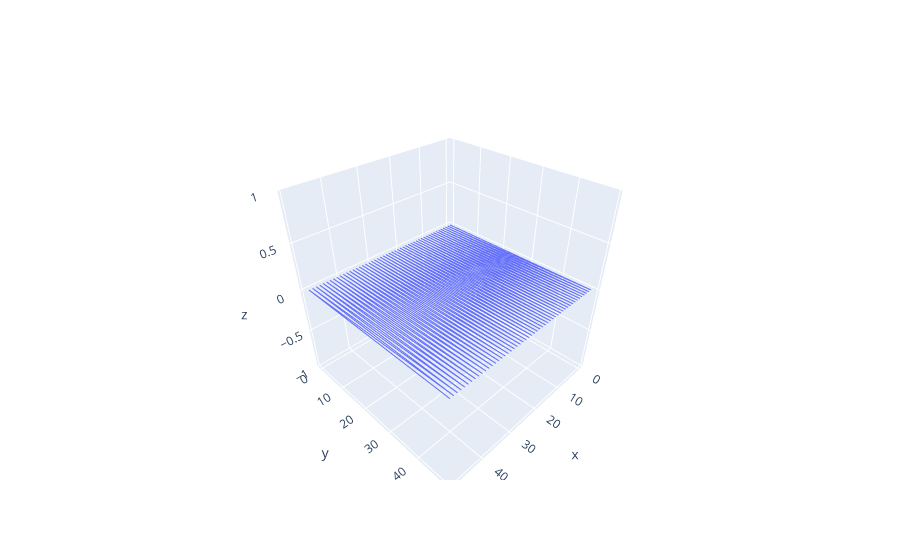

The cell this chart's notebook holds for it:
### Code cell
import plotly.graph_objs as go
import numpy as np 

B_x = B[:,:,0]
B_y = B[:,:,1]
B_z = B[:,:,2]

print(B_x)

x_points = []
y_points = []
z_points = []

for i in range(x_dim):
	for j in range(y_dim):
		x_points.append(np.array(i+0, i+B_x[i][j]))
		y_points.append(np.array(j+0, j+B_y[i][j]))
		z_points.append(np.array(0, B_z[i][j]))

fig = go.Figure(data=go.Scatter3d(x=x_points, y=y_points,z=z_points, mode='lines'))
fig.show()

### Figure 1 — Plotly figure (JSON) as saved in the notebook; plotly's stock layout.template omitted (floating-point values rounded to 4 significant figures; data arrays with more than 128 entries replaced by an {"elided": "..."} marker saying what was removed)
{"data": [{"mode": "lines", "type": "scatter3d", "x": {"elided": "2500 int values"}, "y": {"elided": "2500 int values"}, "z": {"elided": "2500 int values"}}], "layout": {}}
